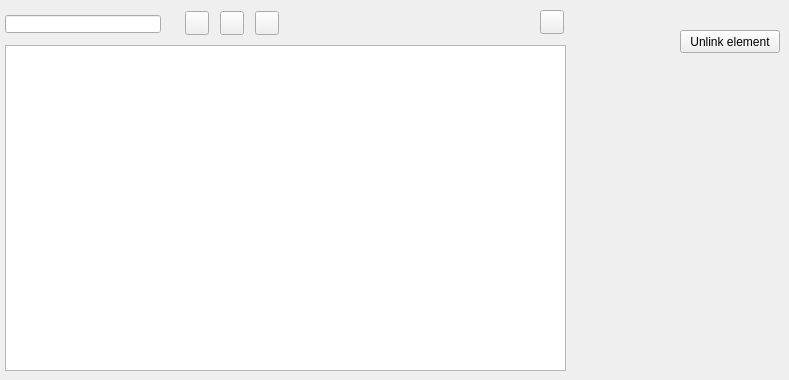
    <widget class="QWidget" name="widget">
     <attribute name="title">
      <string>Element</string>
     </attribute>
     <widget class="QPushButton" name="btn_element_delete">
      <property name="geometry">
       <rect>
        <x>680</x>
        <y>30</y>
        <width>100</width>
        <height>23</height>
       </rect>
      </property>
      <property name="text">
       <string>Unlink element</string>
      </property>
     </widget>
     <widget class="QTableView" name="tbl_element">
      <property name="geometry">
       <rect>
        <x>5</x>
        <y>45</y>
        <width>561</width>
        <height>326</height>
       </rect>
      </property>
      <property name="sortingEnabled">
       <bool>true</bool>
      </property>
     </widget>
     <widget class="QPushButton" name="btn_insert">
      <property name="geometry">
       <rect>
        <x>185</x>
        <y>11</y>
        <width>24</width>
        <height>24</height>
       </rect>
      </property>
      <property name="toolTip">
       <string>&lt;html&gt;&lt;head/&gt;&lt;body&gt;&lt;p&gt;Link element&lt;/p&gt;&lt;/body&gt;&lt;/html&gt;</string>
      </property>
      <property name="text">
       <string/>
      </property>
      <property name="icon">
       <iconset>
        <normaloff>../icons/111b.png</normaloff>../icons/111b.png</iconset>
      </property>
      <property name="iconSize">
       <size>
        <width>22</width>
        <height>22</height>
       </size>
      </property>
     </widget>
     <widget class="QPushButton" name="btn_delete">
      <property name="geometry">
       <rect>
        <x>220</x>
        <y>11</y>
        <width>24</width>
        <height>24</height>
       </rect>
      </property>
      <property name="toolTip">
       <string>&lt;html&gt;&lt;head/&gt;&lt;body&gt;&lt;p&gt;Unlink element&lt;/p&gt;&lt;/body&gt;&lt;/html&gt;</string>
      </property>
      <property name="text">
       <string/>
      </property>
      <property name="icon">
       <iconset>
        <normaloff>../icons/112b.png</normaloff>../icons/112b.png</iconset>
      </property>
      <property name="iconSize">
       <size>
        <width>22</width>
        <height>22</height>
       </size>
      </property>
     </widget>
     <widget class="QPushButton" name="open_element">
      <property name="geometry">
       <rect>
        <x>540</x>
        <y>10</y>
        <width>24</width>
        <height>24</height>
       </rect>
      </property>
      <property name="toolTip">
       <string>&lt;html&gt;&lt;head/&gt;&lt;body&gt;&lt;p&gt;Element data&lt;/p&gt;&lt;/body&gt;&lt;/html&gt;</string>
      </property>
      <property name="text">
       <string/>
      </property>
      <property name="icon">
       <iconset>
        <normaloff>../icons/134b.png</normaloff>../icons/134b.png</iconset>
      </property>
      <property name="iconSize">
       <size>
        <width>22</width>
        <height>22</height>
       </size>
      </property>
     </widget>
     <widget class="QLineEdit" name="element_id">
      <property name="geometry">
       <rect>
        <x>5</x>
        <y>15</y>
        <width>156</width>
        <height>18</height>
       </rect>
      </property>
     </widget>
     <widget class="QPushButton" name="new_element">
      <property name="geometry">
       <rect>
        <x>255</x>
        <y>11</y>
        <width>24</width>
        <height>24</height>
       </rect>
      </property>
      <property name="toolTip">
       <string>&lt;html&gt;&lt;head/&gt;&lt;body&gt;&lt;p&gt;New element&lt;/p&gt;&lt;/body&gt;&lt;/html&gt;</string>
      </property>
      <property name="text">
       <string/>
      </property>
      <property name="icon">
       <iconset>
        <normaloff>../icons/33b.png</normaloff>../icons/33b.png</iconset>
      </property>
      <property name="iconSize">
       <size>
        <width>22</width>
        <height>22</height>
       </size>
      </property>
     </widget>
    </widget>
